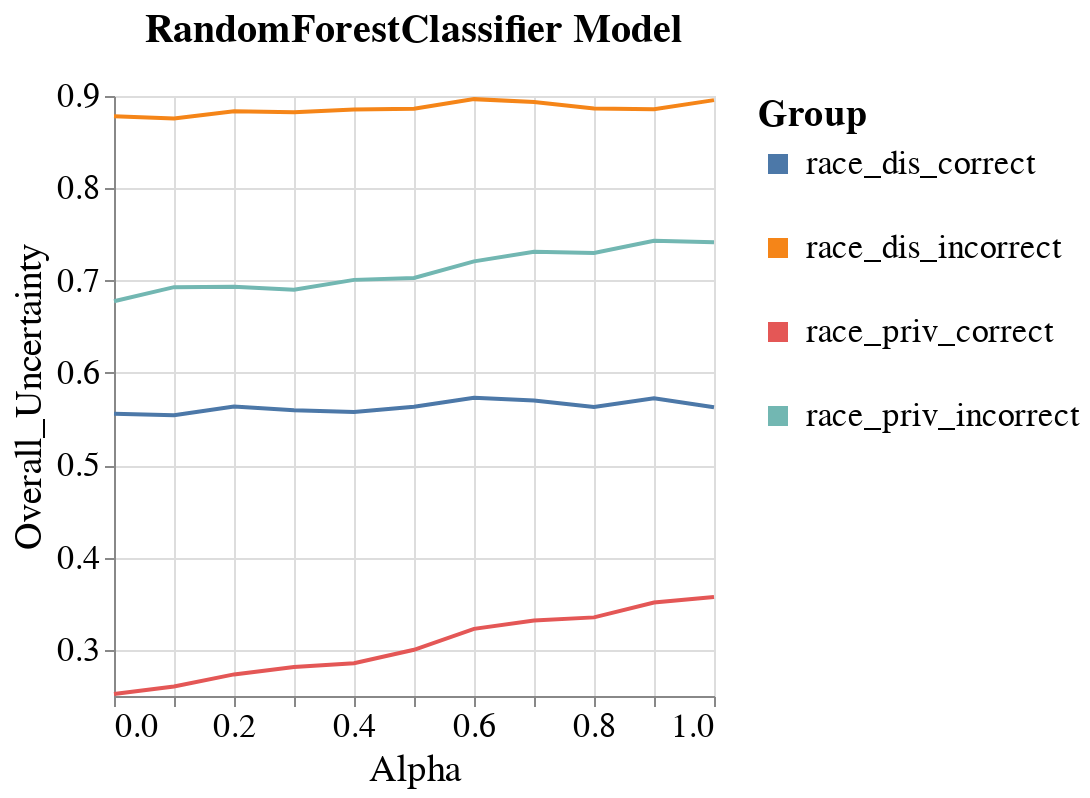

Write notebook code for a chart like this one.
### Code cell
visualizer.create_line_bands_per_group_metric_plot(model_name=MODEL_NAMES[0],
                                                   group_metric='Overall_Uncertainty',
                                                   group='race',
                                                   metric_type='subgroup')
